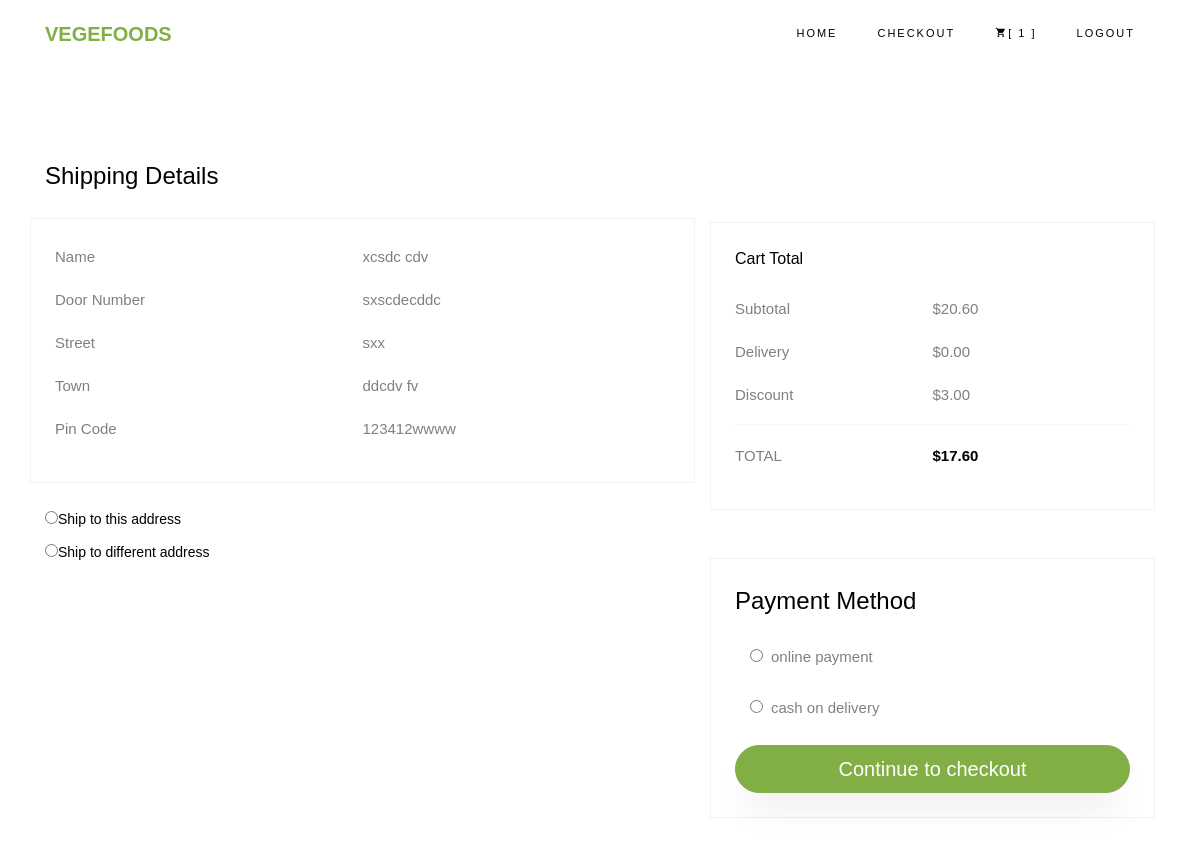
Page /checkout (signed in) on the committed database.
### vegstore/models.py (models this page shows, shortened)
class Customer(AbstractBaseUser):
    email = models.EmailField(verbose_name='email address',unique=True,max_length=100)
    phone = models.CharField(verbose_name='phone number',unique=True,max_length=10)
    username = models.CharField(verbose_name='Name',unique=True,max_length=50,null=True)
    date_created = models.DateTimeField(verbose_name='date created',auto_now_add=True)
    last_login = models.DateTimeField(verbose_name='last login',auto_now=True)
    is_active = models.BooleanField(default=True)
    is_admin = models.BooleanField(default=False)
    is_staff = models.BooleanField(default=False)
    is_superuser = models.BooleanField(default=False)
    USERNAME_FIELD = "email"
    REQUIRED_FIELDS = ['phone','username']
    objects = CustomerManager()

class Order(models.Model):
    user = models.ForeignKey(Customer,
                             on_delete=models.CASCADE,null=True)
    items = models.ManyToManyField(OrderItem,)
    start_date = models.DateTimeField(auto_now_add=True)
    ordered_date = models.DateTimeField()
    ordered = models.BooleanField(default=False)
    order_id = models.CharField(unique=True, max_length=100, null=True, blank=True, default=None)
    shipping_address = models.ForeignKey(
        'Userdetials', related_name='shipping_address', on_delete=models.SET_NULL, blank=True, null=True)
    razorpay_order_id = models.CharField(max_length=500, null=True, blank=True)
    razorpay_payment_id = models.CharField(max_length=500, null=True, blank=True)
    razorpay_signature = models.CharField(max_length=500, null=True, blank=True)
    status = models.CharField(max_length=200,null=True,choices=Category,default='Pending')

class Userdetials(models.Model):
    user = models.ForeignKey(settings.AUTH_USER_MODEL,
                             on_delete=models.CASCADE)
    first_name = models.CharField(max_length=20,null=True)
    last_name = models.CharField(max_length=20,null=True)
    door_number = models.CharField(max_length=20,null=True)
    street = models.CharField(max_length=30,null=True)
    town = models.CharField(max_length=30,null=True)
    zip_code = models.CharField(max_length=6,null=True)
    phone = models.CharField(max_length=14,null=True)
    default = models.BooleanField(default=False)
    class Meta:
        verbose_name_plural = 'Addresses'

### vegstore/views.py (the view, shortened to what this page needs)
# urls.py: path('checkout', checkout, name='checkout'),
@login_required(login_url='login')
def checkout(request):
    try:
        if request.method == 'GET':
            form = CheckoutForm()
            order = Order.objects.get(user=request.user, ordered=False)
            context = {'form': form, 'object': order}
            shipping_address_qs = Userdetials.objects.filter(
                user=request.user,
                default=True
            )
            if shipping_address_qs:
                context.update(
                    {'default_shipping_address': shipping_address_qs[0]})
                return render(request, 'checkout.html', context)
            return render(request, 'checkout.html', context)
    except:
        messages.info(request, "You don't have any orders")
        return redirect('home')

### vegstore/forms.py
class CheckoutForm(ModelForm):
    class Meta:
        model = Userdetials
        fields = '__all__'
        exclude = ['user','default']
    payment_option = forms.ChoiceField(
        widget=forms.RadioSelect, choices=Payment_Choices,required=False)
    shipping_choices = forms.ChoiceField(
        widget=forms.RadioSelect, choices=Shipping_Choices,required=False)

### vegstore/templatetags/cart_count.py (called while the page is built)
@register.filter
def cart_item_count(user):
    if user.is_authenticated:
        qs = Order.objects.filter(user=user, ordered=False)
        if qs.exists():
            return qs[0].items.count()
    return 0

### templates/checkout.html (shortened to what this page needs)
   {% extends 'base.html' %}
    {% block content %}
   	    {% include 'navbar.html' %}
   {% if default_shipping_address %}
  <body class="goto-here">
    <section class="ftco-section">
      <div class="container">
        <div class="row justify-content-center">
          <div class="col-xl-7">
						<form action="checkouts" method="post" class="billing-form">
							<h3 class="mb-4 billing-heading">Shipping Details</h3>
	          	<div class="row align-items-center">
	          		<div class="cart-detail cart-total p-3 p-md-4">
	          			<p class="d-flex">
		    						<span>Name</span>
		    						<span>{{default_shipping_address.first_name}} {{default_shipping_address.last_name}}</span>
		    					</p>
		    					<p class="d-flex">
		    						<span>Door Number</span>
		    						<span>{{default_shipping_address.door_number}}</span>
		    					</p>
		    					<p class="d-flex">
		    						<span>Street</span>
		    						<span>{{default_shipping_address.street}}</span>
		    					</p>
		    					<p class="d-flex">
		    						<span>Town</span>
		    						<span>{{default_shipping_address.town}}</span>
		    					</p>
		    					<p class="d-flex">
		    						<span>Pin Code</span>
		    						<span>{{default_shipping_address.zip_code}}</span>
		    					</p>
								</div>
                <div class="col-md-12">
                	<div class="form-group mt-4">
						 {% for value, name in form.fields.shipping_choices.choices %}
										<div class="radio">
										  <label class="mr-3"><input type="radio" name="shipping_choices" value="{{ value }}" required>{{ name }}</label>
										</div>
						{% endfor %}
									</div>
                </div>
	            </div>
					</div>
					<div class="col-xl-5">
	          <div class="row mt-5 pt-3">
	          	<div class="col-md-12 d-flex mb-5">
	          		<div class="cart-detail cart-total p-3 p-md-4">
	          			<h3 class="billing-heading mb-4">Cart Total</h3>
	          			<p class="d-flex">
		    						<span>Subtotal</span>
		    						<span>$20.60</span>
		    					</p>
		    					<p class="d-flex">
		    						<span>Delivery</span>
		    						<span>$0.00</span>
		    					</p>
		    					<p class="d-flex">
		    						<span>Discount</span>
		    						<span>$3.00</span>
		    					</p>
		    					<hr>
		    					<p class="d-flex total-price">
		    						<span>Total</span>
		    						<span>$17.60</span>
		    					</p>
								</div>
	          	</div>
	          	<div class="col-md-12">
	          		<div class="cart-detail p-3 p-md-4">
	          			<h3 class="billing-heading mb-4">Payment Method</h3>
                {% for value, name in form.fields.payment_option.choices %}
									<div class="form-group">
										<div class="col-md-12">
											<div class="radio">
											   <label><input type="radio" name="payment_option" value="{{ value }}"  class="mr-2" required>{{ name }}</label>
											</div>
										</div>
									</div>
						           {% endfor %}
						              <button class="btn btn-primary btn-lg btn-block" type="submit">Continue to checkout</button>
								</div>
	          	</div>
	          </div>
          </div>
        </div>
      </div>
    </section>
  </body>
      {% endif %}
          {% endblock %}

### templates/navbar.html (shortened to what this page needs)
    {% extends 'base.html' %}
 {% load cart_count %}
    {% block content %}
        <nav class="navbar navbar-expand-lg navbar-dark ftco_navbar bg-dark ftco-navbar-light" id="ftco-navbar">
	    <div class="container">
	      <a class="navbar-brand" href="{% url 'home' %}">Vegefoods</a>
	      <div class="collapse navbar-collapse" id="ftco-nav">
	        <ul class="navbar-nav ml-auto">
                {% if request.user.is_authenticated %}
	          <li class="nav-item active"><a href="/" class="nav-link">Home</a></li>
	          <li class="nav-item active"><a href="{% url 'checkout' %}" class="nav-link">Checkout</a></li>
	          <li class="nav-item cta cta-colored"><a href="{% url 'ordersummary' %}" class="nav-link"><span class="icon-shopping_cart"></span>[ {{ request.user|cart_item_count }} ]</a></li>
	          <li class="nav-item active"><a href="{% url 'logout' %}" class="nav-link">LogOut</a></li>
               {% else %}
	          <li class="nav-item active"><a href="{% url 'login' %}" class="nav-link">Login</a></li>
               {% endif %}
	        </ul>
	      </div>
	    </div>
	  </nav>
    {% endblock  %}

### static/css/icomoon.css (style rules this page uses)
[class^="icon-"], [class*=" icon-"] { font-family: 'icomoon' !important; speak: none; font-style: normal; font-weight: normal; font-variant: normal; text-transform: none; line-height: 1; -webkit-font-smoothing: antialiased; -moz-osx-font-smoothing: grayscale; }
.icon-shopping_cart:before { content: "\e8cc"; }

### rows in the picture
Customer: user|cart_item_count "1"
Userdetials: first_name "xcsdc", last_name "cdv", door_number "sxscdecddc", street "sxx", town "ddcdv fv", zip_code "123412wwww"

### other values in the picture
{{ name }} "Ship to this address" "Ship to different address"
{{ name }} "online payment" "cash on delivery"
